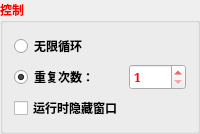
     <widget class="QGroupBox" name="groupBox_3">
      <property name="palette">
       <palette>
        <active>
         <colorrole role="WindowText">
          <brush brushstyle="SolidPattern">
           <color alpha="255">
            <red>255</red>
            <green>0</green>
            <blue>0</blue>
           </color>
          </brush>
         </colorrole>
        </active>
        <inactive>
         <colorrole role="WindowText">
          <brush brushstyle="SolidPattern">
           <color alpha="255">
            <red>255</red>
            <green>0</green>
            <blue>0</blue>
           </color>
          </brush>
         </colorrole>
        </inactive>
        <disabled>
         <colorrole role="WindowText">
          <brush brushstyle="SolidPattern">
           <color alpha="255">
            <red>120</red>
            <green>120</green>
            <blue>120</blue>
           </color>
          </brush>
         </colorrole>
        </disabled>
       </palette>
      </property>
      <property name="font">
       <font>
        <family>微软雅黑</family>
        <weight>75</weight>
        <bold>true</bold>
       </font>
      </property>
      <property name="title">
       <string>控制</string>
      </property>
      <layout class="QGridLayout" name="gridLayout_2">
       <item row="1" column="0">
        <widget class="QRadioButton" name="radioButton_2">
         <property name="enabled">
          <bool>true</bool>
         </property>
         <property name="palette">
          <palette>
           <active>
            <colorrole role="WindowText">
             <brush brushstyle="SolidPattern">
              <color alpha="255">
               <red>0</red>
               <green>0</green>
               <blue>0</blue>
              </color>
             </brush>
            </colorrole>
           </active>
           <inactive>
            <colorrole role="WindowText">
             <brush brushstyle="SolidPattern">
              <color alpha="255">
               <red>0</red>
               <green>0</green>
               <blue>0</blue>
              </color>
             </brush>
            </colorrole>
           </inactive>
           <disabled>
            <colorrole role="WindowText">
             <brush brushstyle="SolidPattern">
              <color alpha="255">
               <red>120</red>
               <green>120</green>
               <blue>120</blue>
              </color>
             </brush>
            </colorrole>
           </disabled>
          </palette>
         </property>
         <property name="text">
          <string>重复次数：</string>
         </property>
         <property name="checked">
          <bool>true</bool>
         </property>
        </widget>
       </item>
       <item row="0" column="0">
        <widget class="QRadioButton" name="radioButton">
         <property name="palette">
          <palette>
           <active>
            <colorrole role="WindowText">
             <brush brushstyle="SolidPattern">
              <color alpha="255">
               <red>0</red>
               <green>0</green>
               <blue>0</blue>
              </color>
             </brush>
            </colorrole>
           </active>
           <inactive>
            <colorrole role="WindowText">
             <brush brushstyle="SolidPattern">
              <color alpha="255">
               <red>0</red>
               <green>0</green>
               <blue>0</blue>
              </color>
             </brush>
            </colorrole>
           </inactive>
           <disabled>
            <colorrole role="WindowText">
             <brush brushstyle="SolidPattern">
              <color alpha="255">
               <red>120</red>
               <green>120</green>
               <blue>120</blue>
              </color>
             </brush>
            </colorrole>
           </disabled>
          </palette>
         </property>
         <property name="text">
          <string>无限循环</string>
         </property>
        </widget>
       </item>
       <item row="1" column="1">
        <widget class="QSpinBox" name="spinBox">
         <property name="palette">
          <palette>
           <active>
            <colorrole role="Text">
             <brush brushstyle="SolidPattern">
              <color alpha="255">
               <red>255</red>
               <green>0</green>
               <blue>0</blue>
              </color>
             </brush>
            </colorrole>
            <colorrole role="PlaceholderText">
             <brush brushstyle="SolidPattern">
              <color alpha="128">
               <red>255</red>
               <green>0</green>
               <blue>0</blue>
              </color>
             </brush>
            </colorrole>
           </active>
           <inactive>
            <colorrole role="Text">
             <brush brushstyle="SolidPattern">
              <color alpha="255">
               <red>255</red>
               <green>0</green>
               <blue>0</blue>
              </color>
             </brush>
            </colorrole>
            <colorrole role="PlaceholderText">
             <brush brushstyle="SolidPattern">
              <color alpha="128">
               <red>255</red>
               <green>0</green>
               <blue>0</blue>
              </color>
             </brush>
            </colorrole>
           </inactive>
           <disabled>
            <colorrole role="Text">
             <brush brushstyle="SolidPattern">
              <color alpha="255">
               <red>120</red>
               <green>120</green>
               <blue>120</blue>
              </color>
             </brush>
            </colorrole>
            <colorrole role="PlaceholderText">
             <brush brushstyle="SolidPattern">
              <color alpha="128">
               <red>0</red>
               <green>0</green>
               <blue>0</blue>
              </color>
             </brush>
            </colorrole>
           </disabled>
          </palette>
         </property>
         <property name="font">
          <font>
           <family>SimSun</family>
           <weight>75</weight>
           <bold>true</bold>
          </font>
         </property>
         <property name="minimum">
          <number>1</number>
         </property>
         <property name="maximum">
          <number>9999</number>
         </property>
         <property name="displayIntegerBase">
          <number>10</number>
         </property>
        </widget>
       </item>
       <item row="2" column="0">
        <widget class="QCheckBox" name="checkBox_2">
         <property name="palette">
          <palette>
           <active>
            <colorrole role="WindowText">
             <brush brushstyle="SolidPattern">
              <color alpha="255">
               <red>0</red>
               <green>0</green>
               <blue>0</blue>
              </color>
             </brush>
            </colorrole>
           </active>
           <inactive>
            <colorrole role="WindowText">
             <brush brushstyle="SolidPattern">
              <color alpha="255">
               <red>0</red>
               <green>0</green>
               <blue>0</blue>
              </color>
             </brush>
            </colorrole>
           </inactive>
           <disabled>
            <colorrole role="WindowText">
             <brush brushstyle="SolidPattern">
              <color alpha="255">
               <red>120</red>
               <green>120</green>
               <blue>120</blue>
              </color>
             </brush>
            </colorrole>
           </disabled>
          </palette>
         </property>
         <property name="text">
          <string>运行时隐藏窗口</string>
         </property>
        </widget>
       </item>
      </layout>
     </widget>
